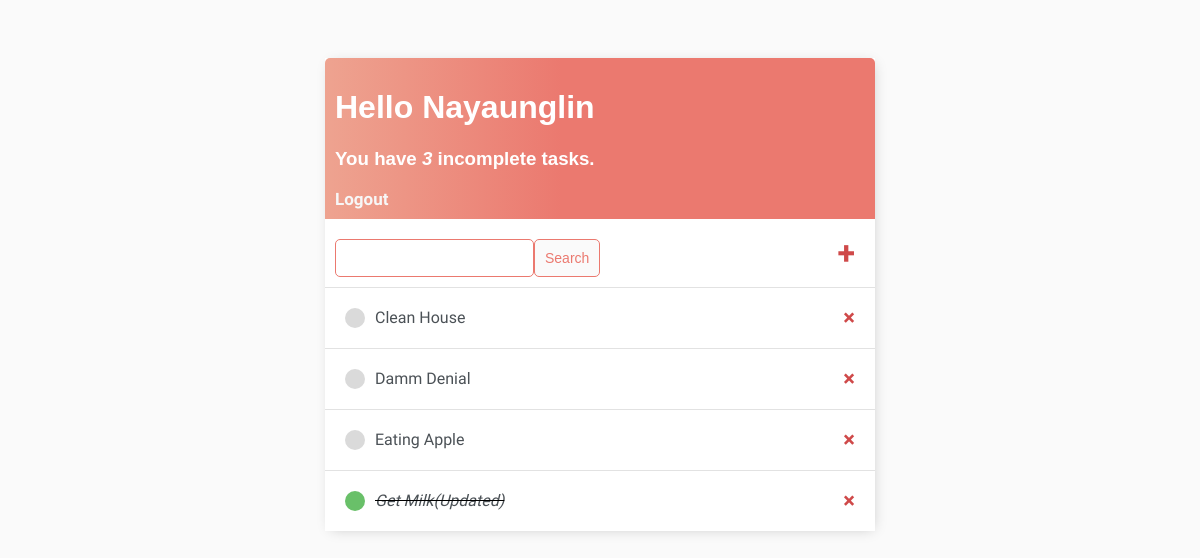
The app's page / (signed in) with its own data.
### base/models.py (models this page shows)
class Task(models.Model):
    user = models.ForeignKey(User, on_delete=models.CASCADE, null=True, blank=True)
    title = models.CharField(max_length=200)
    description = models.TextField(null=True, blank=True)
    complete = models.BooleanField(default=False)
    created = models.DateTimeField(auto_now_add=True)
    def __str__(self):
        return self.title
    class Meta:
        ordering = ['complete']

### base/views.py (the view)
# urls.py: path('', TaskList.as_view(), name='tasks'),
class TaskList(LoginRequiredMixin, ListView):
    model = Task
    context_object_name = 'tasks'
    def get_context_data(self, **kwargs):
        context = super().get_context_data(**kwargs)
        context['tasks'] = context['tasks'].filter(user=self.request.user)
        context['count'] = context['tasks'].filter(complete=False).count()
        search_input = self.request.GET.get('search-area') or ''
        if search_input:
            context['tasks'] = context['tasks'].filter(
                title__startswith=search_input
            )
        context['search_input'] = search_input
        return context

### base/templates/base/task_list.html
{% extends 'base/main.html' %}
{% block content %}
<div class="header-bar">
	<div>
		<h1>Hello {{ request.user|title }}</h1>
		<h3 style="margin: 0;">You have <i>{{ count }}</i> incomplete task{{ count|pluralize:"s"}}.</h3>
		<br/>
		{% if request.user.is_authenticated %}
		<a href="{% url 'logout' %}">Logout</a>
		{% else %}
		<a href="{% url 'login' %}">Login</a>
		{% endif %}
	</div>
</div>
<div id="search-add-wrapper">
	<form method="GET" style="margin-top: 20px; display: flex;">
		<input type="text" name="search-area" value="{{ search_input }}">
		<input class="button" type="submit" value="Search">
	</form>
	<a id="add-link" href="{% url 'task-create' %}">&#x2b;</a>
</div>
<div class="task-items-wrapper">
	{% for task in tasks %}
		<div class="task-wrapper">
			{% if task.complete %}
				<div class="task-title">
					<div class="task-complete-icon"></div>
					<i><s><a href="{% url 'task-update' task.id %}">{{ task }}</a></s></i>
				</div>
				<a class="delete-link" href="{% url 'task-delete' task.id %}">&#215;</a>
			{% else %}
				<div class="task-title">
					<div class="task-incomplete-icon"></div>
					<a href="{% url 'task-update' task.id %}">{{ task }}</a>
				</div>
				<a class="delete-link" href="{% url 'task-delete' task.id %}">&#215;</a>
			{% endif %}
		</div>
	{% empty %}
		<h3>No items in list.</h3>
	{% endfor %}
</div>
{% endblock content %}

### base/templates/base/main.html (style rules this page uses)
body { background-color: #FAFAFA; font-family: 'Source Sans Pro', sans-serif; padding-top: 50px; }
h1, h2, h3, h4, h5, h6 { font-family: 'Raleway', sans-serif; }
a, p { color: #4b5156; }
.header-bar { display: flex; justify-content: space-between; color: #fff; padding: 10px; border-radius: 5px 5px 0 0; background: linear-gradient(90deg, #EEA390 0%, #EB796F 43%, #EB796F 100%); position: relative; }
.header-bar a { color: rgb(247, 247, 247); text-decoration: none; font-size: 17px; font-weight: bold; }
.task-wrapper { display: flex; align-items: center; justify-content: space-between; padding: 20px; background-color: #fff; border-top: 1px solid rgb(226, 226, 226); }
.task-title { display: flex; }
.task-title a { text-decoration: none; color: #4b5156; margin-left: 10px; }
.task-complete-icon { height: 20px; width: 20px; background-color: rgb(105, 192, 105); border-radius: 50%; }
.task-incomplete-icon { height: 20px; width: 20px; background-color: rgb(218, 218, 218); border-radius: 50%; }
.delete-link { text-decoration: none; font-weight: 900; color: #cf4949; font-size: 22px; line-height: 0; }
#search-add-wrapper { display: flex; justify-content: space-between; align-items: center; padding: 0px 20px 10px 10px; }
#add-link { text-decoration: none; font-weight: 900; color: #cf4949; font-size: 32px; line-height: 0; padding-top: 10px; }
input[type=text], input[type=password], textarea { border: 1px solid #EB796F; border-radius: 5px; padding: 10px; width: 90%; }
.button { border: 1px solid #EB796F; background-color: #FAFAFA; color: #EB796F; padding: 10px; font-size: 14px; border-radius: 5px; cursor: pointer; text-decoration: none; }

### records on screen
Task: title "Clean House"
Task: title "Damm Denial"
Task: title "Eating Apple"
Task: title "Get Milk(Updated)"

### other values on screen
{{ request.user|title }} "Nayaunglin"
{{ count }} "3"
